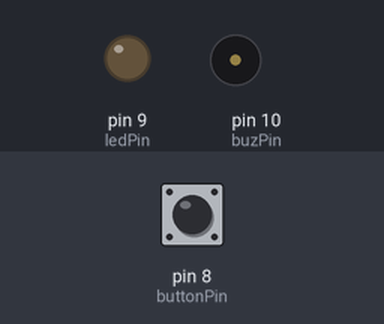
Simulated run of this sketch. Board: Arduino Uno, built with avr-gcc and run on an emulated ATmega328P. Parts: output pins drawn as LEDs (lit = HIGH), buzzer (waves = sounding). The test bench sets the inputs (shaded band); at power-on: pin 8 (buttonPin) LOW.

Above: at 1.2 s.
1.3 s: pin 8 (buttonPin) pulled HIGH for 0.15 s
At 2.5 s:
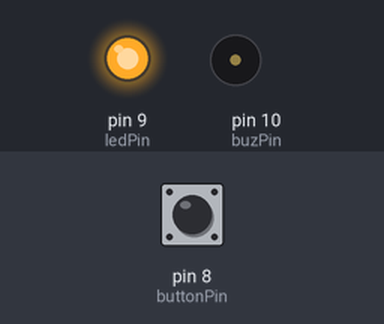
3.2 s: pin 8 (buttonPin) pulled HIGH for 1 s
At 4.0 s:
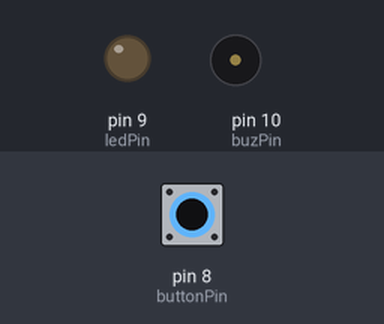
5.7 s: pin 8 (buttonPin) pulled HIGH for 3.2 s
At 7.1 s:
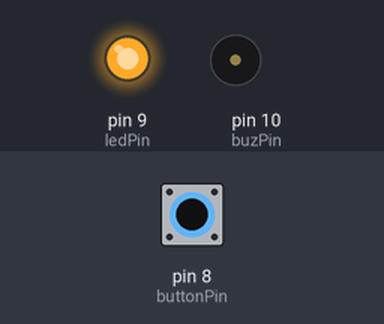
Timing chart, 0 to 8.7 s (numbered marks = the images above; inputs shaded):
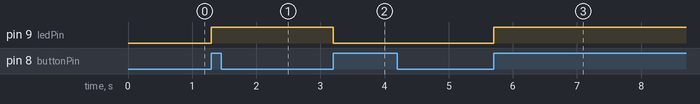

The sketch:

Button_led.ino
```cpp
int flag = 0;       // Флаг
int buttonState = 0;
int buttonValue;
int buttonPin = 8;  // Пин для кнопки
int ledPin = 9;     // Пин для светодиода
int musicSpeed = 5;
int buzPin = 10;

void musicOn(){
  for(int i = 100; i < 1000; i = i+10){
    tone(buzPin,i);
    delay(musicSpeed);
    noTone(buzPin);
  }
}

void musicOff(){
  for(int i = 1000; i > 100; i = i-10){
    tone(buzPin,i);
    delay(musicSpeed);
    noTone(buzPin);
  }
}

void setup() {
  // put your setup code here, to run once:
  pinMode(buttonPin,INPUT);
  pinMode(ledPin,OUTPUT);
  Serial.begin(9600);
}

void loop() {
  // put your main code here, to run repeatedly:

  buttonValue = digitalRead(buttonPin);
//  Для тестов:
  //Serial.print("Значение кнопки:");
  //Serial.println(buttonValue);

 if(buttonValue == 1 && flag==0 && buttonState == 0) // Нажали на кнопку
 {
  digitalWrite(ledPin, HIGH);                        // Загорелся светодиод
  musicOn();
 flag = 1;
 }
  if(flag ==1 && buttonValue == 0)         // Отпустили кнопку
  {
  buttonState = 1;                         // Подняли флаг, что горит
  }
if(buttonValue == 1 && flag == 1 && buttonState ==1)  // Нажали с зажженной
{
  digitalWrite(ledPin,LOW);                           // Потушили
  musicOff();
  flag = 0;
}
if(buttonValue == 0 && flag ==0  && buttonState ==1){  // Отпустили потушенною
buttonState = 0;                                       // Опустили флаг
}


  //delay(100);
}
```

Measured:
- after the input at 1.3 s, pin 9 (ledPin): LOW → HIGH at once
- after the input at 3.2 s, pin 9 (ledPin): HIGH → LOW at once
- after the input at 5.7 s, pin 9 (ledPin): LOW → HIGH at once
